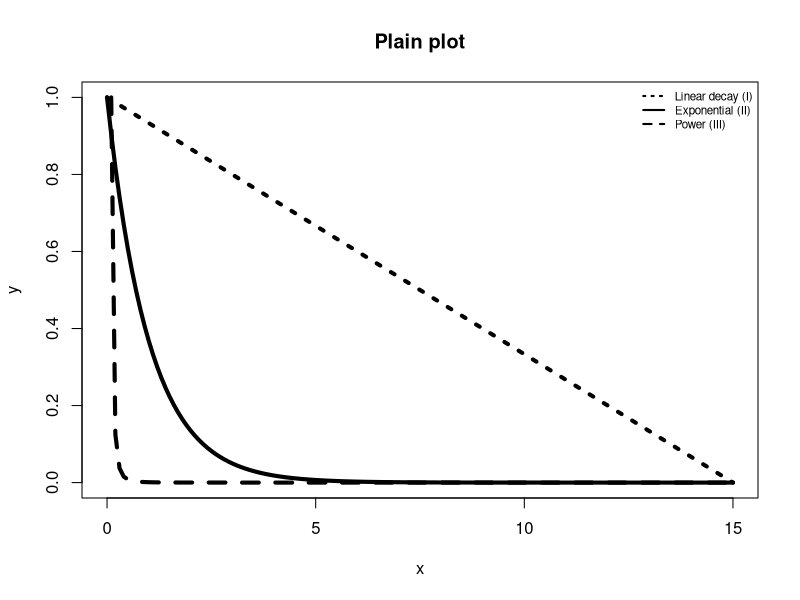
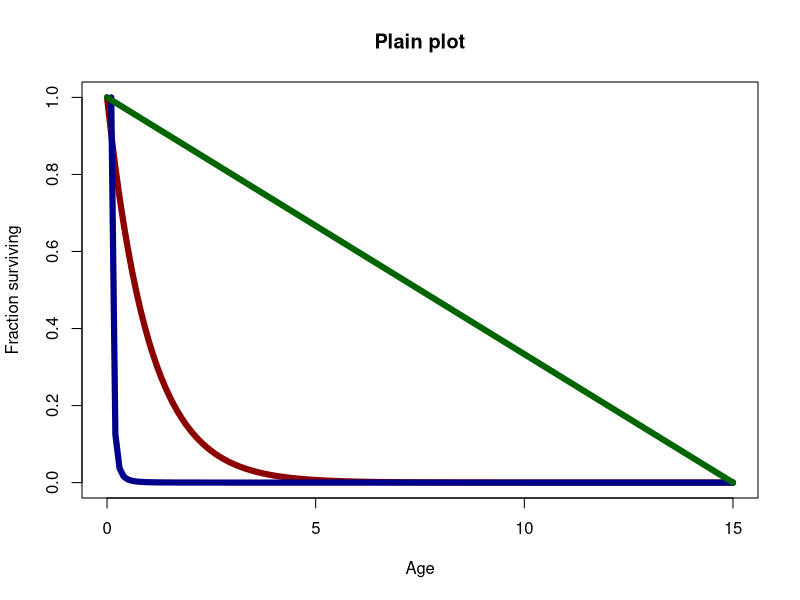
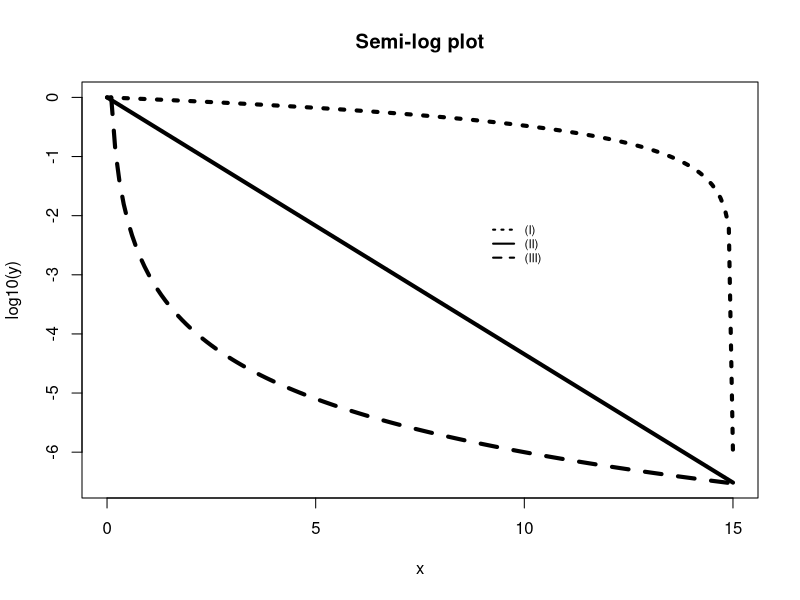
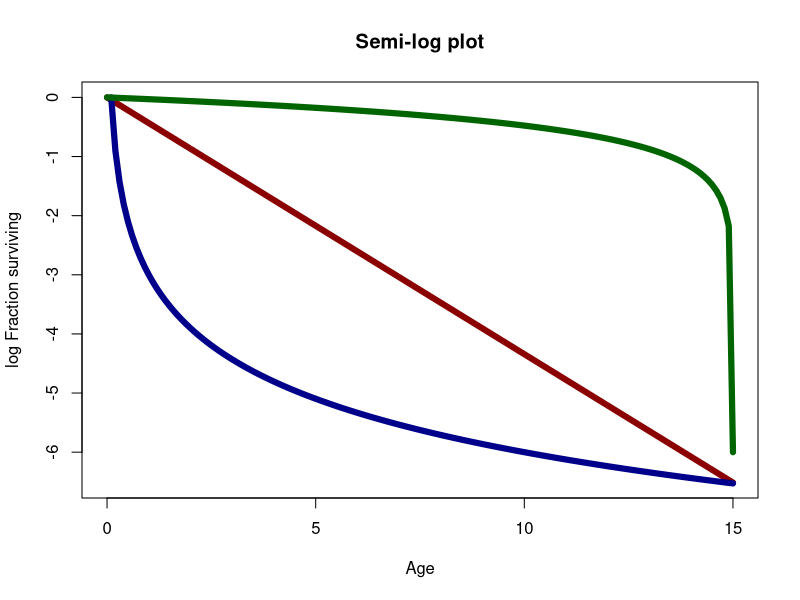
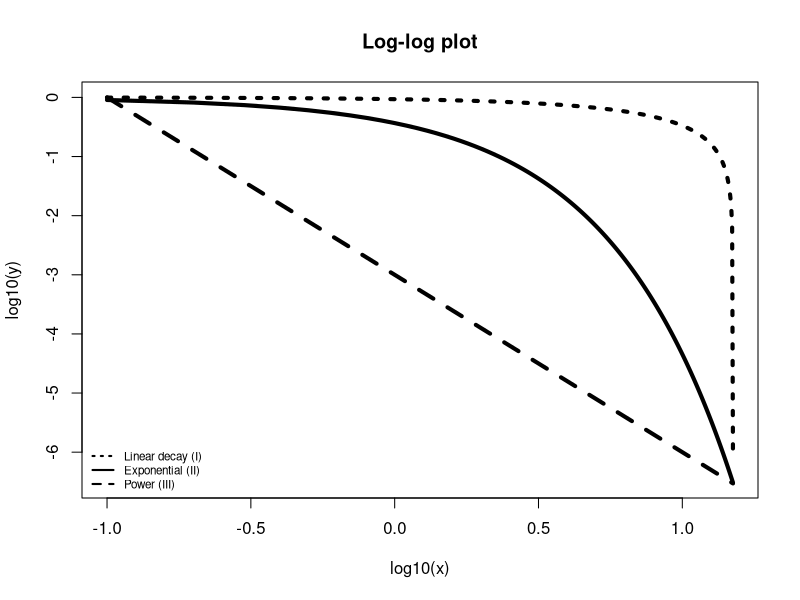
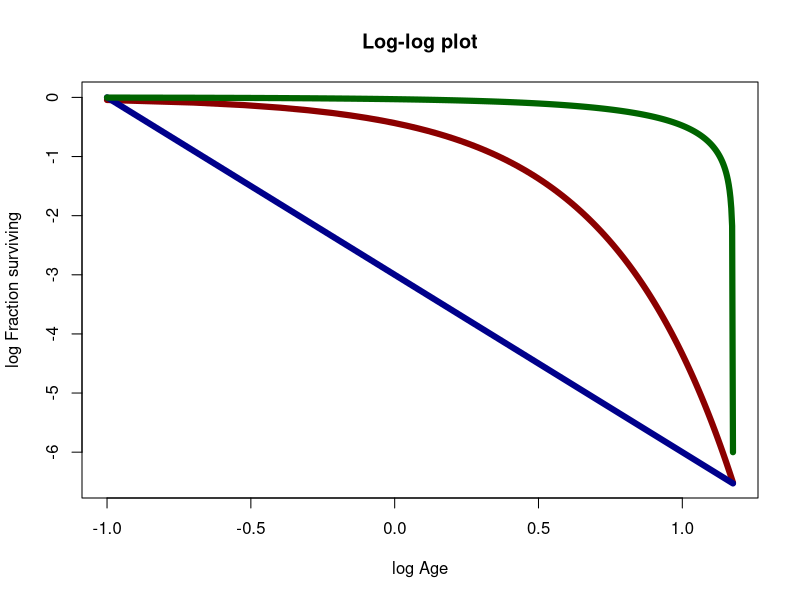
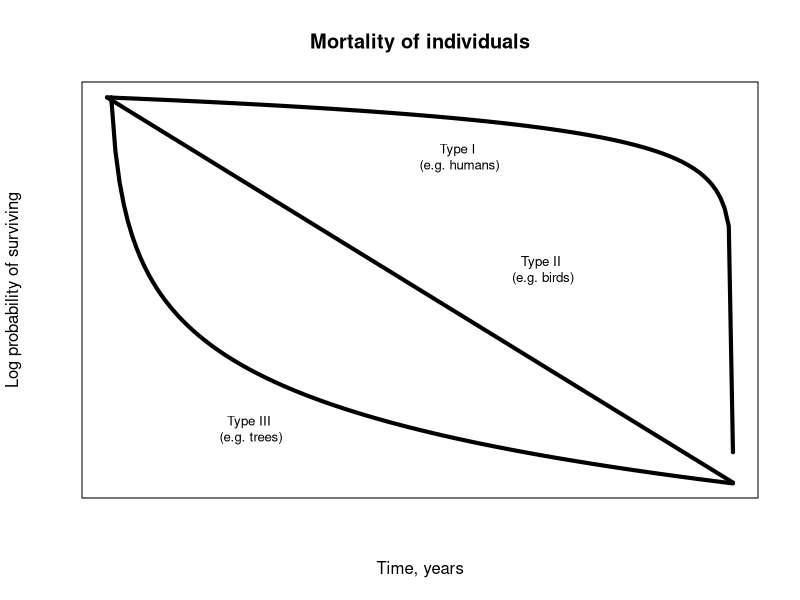
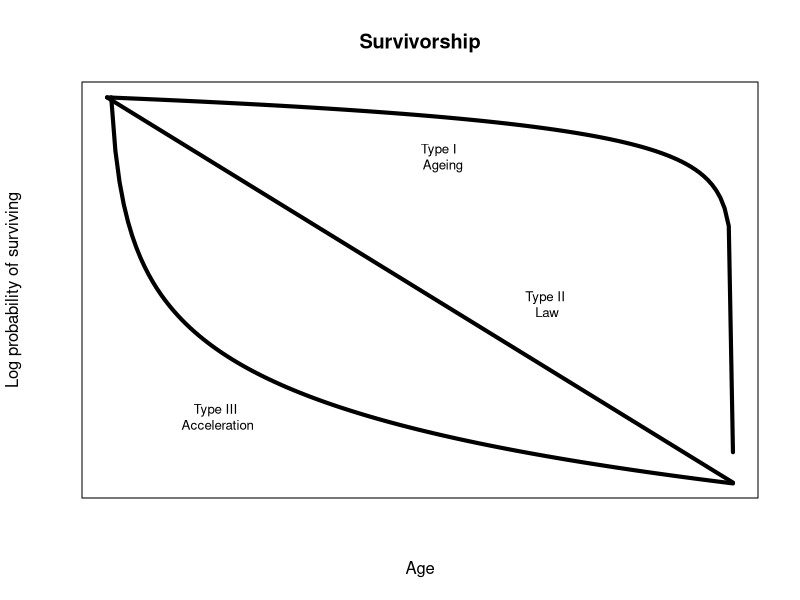

These charts were generated, in order, by the following R code:
# 2023 08 11 I.Zliobaite
# toy survival

x <- seq(0,15,0.1)

lambda <- 1
a <- 0.001
c <- 3
k <- 0.0666666

y <- exp(-lambda*x)
y2 <- a*x^(-c)
y3 <- -k*x + 1

ll <- 4
wd <- 3.5
ht <- 4

pdf('fig_models_plain.pdf',width = wd,height = ht)
plot(x,y,type='l',lwd=ll,ylim = c(0,1), main = 'Plain plot')
points(x,y2,type='l',lwd=ll,lty=2)
points(x,y3,type='l',lwd=ll, lty=3)
legend('topright',c('Linear decay (I)','Exponential (II)','Power (III)'),lty = c(3,1,2),lwd=2,bty = "n",cex=0.7)
dev.off()

pdf('fig_models_plain_col.pdf',width = wd,height = ht)
plot(x,y,type='l',lwd=ll+2,ylim = c(0,1), main = 'Plain plot',col='darkred',xlab = 'Age',ylab = 'Fraction surviving')
points(x,y2,type='l',lwd=ll+2,col='darkblue')
points(x,y3,type='l',lwd=ll+2, col='darkgreen')
#legend('topright',c('Linear decay (I)','Exponential (II)','Power (III)'),lty = c(3,1,2),lwd=2,bty = "n",cex=0.7)
dev.off()


pdf('fig_models_semilog.pdf',width = wd,height = ht)
plot(x,log10(y),type='l',lwd=ll, main = 'Semi-log plot')
points(x,log10(y2),type='l',lwd=ll,lty=2)
points(x,log10(y3),type='l',lwd=ll,lty=3)
legend(9,-2,c('(I)','(II)','(III)'),lty = c(3,1,2),lwd=2,bty = "n",cex=0.7)
dev.off()

pdf('fig_models_semilog_col.pdf',width = wd,height = ht)
plot(x,log10(y),type='l',lwd=ll+2, main = 'Semi-log plot',col='darkred',xlab = 'Age',ylab = 'log Fraction surviving')
points(x,log10(y2),type='l',lwd=ll+2,col='darkblue')
points(x,log10(y3),type='l',lwd=ll+2,col='darkgreen')
#legend(9,-2,c('(I)','(II)','(III)'),lty = c(3,1,2),lwd=2,bty = "n",cex=0.7)
dev.off()


pdf('fig_models_loglog.pdf',width = wd,height = ht)
plot(log10(x),log10(y),type='l',lwd=ll, main = "Log-log plot")
points(log10(x),log10(y2),type='l',lwd=ll,lty=2)
points(log10(x),log10(y3),type='l',lwd=ll,lty=3)
legend('bottomleft',c('Linear decay (I)','Exponential (II)','Power (III)'),lty = c(3,1,2),lwd=2,bty = "n",cex=0.7)
dev.off()

pdf('fig_models_loglog_col.pdf',width = wd,height = ht)
plot(log10(x),log10(y),type='l',lwd=ll+2, main = "Log-log plot",col='darkred',xlab = 'log Age',ylab = 'log Fraction surviving')
points(log10(x),log10(y2),type='l',lwd=ll+2,col='darkblue')
points(log10(x),log10(y3),type='l',lwd=ll+2,col='darkgreen')
#legend('bottomleft',c('Linear decay (I)','Exponential (II)','Power (III)'),lty = c(3,1,2),lwd=2,bty = "n",cex=0.7)
dev.off()


pdf('fig_survivorship_individuals.pdf',width = wd,height = ht)
plot(x,log10(y),type='l',lwd=ll, main = 'Mortality of individuals',xaxt='n',yaxt='n',xlab = 'Time, years', ylab = 'Log probability of surviving')
points(x,log10(y2),type='l',lwd=ll)
points(x,log10(y3),type='l',lwd=ll)
text(8.4,-1,'Type I\n (e.g. humans)',bty = "n",cex=0.8)
text(10.4,-2.9,'Type II\n (e.g. birds)',bty = "n",cex=0.8)
text(3.4,-5.6,'Type III\n (e.g. trees)',bty = "n",cex=0.8)
dev.off()

pdf('fig_survivorship_species.pdf',width = wd,height = ht)
plot(x,log10(y),type='l',lwd=ll, main = 'Survivorship',xaxt='n',yaxt='n',xlab = 'Age', ylab = 'Log probability of surviving')
points(x,log10(y2),type='l',lwd=ll)
points(x,log10(y3),type='l',lwd=ll)
text(8,-1,'Type I \n Ageing',bty = "n",cex=0.8)
text(10.5,-3.5,"Type II\n Law",bty = "n",cex=0.8)
text(2.6,-5.4,'Type III\n Acceleration',bty = "n",cex=0.8)
dev.off()

pdf('fig_expansion_species.pdf',width = wd,height = ht)
plot(x,log10(y),type='l',lwd=ll, main = 'Expansion in space',xaxt='n',yaxt='n',xlab = 'Range size', ylab = 'Log probability of expansion')
points(x,log10(y2),type='l',lwd=ll)
points(x,log10(y3),type='l',lwd=ll)
text(8,-1,'Type I\n Slowdown',bty = "n",cex=0.8)
text(10.9,-3,"Type II\n Constant\n expansion",bty = "n",cex=0.8)
text(4,-5.8,'Type III\n Rich get richer',bty = "n",cex=0.8)
dev.off()


#experiment log-normal
n <- 1000
yy <- rnorm(n, mean=0, sd=1)
xx <- exp(yy)
xx <- sort(xx)
dd <- c()
for (sk in 1:(n-1)){
  dd <- rbind(dd,c(xx[sk],(n-sk)/n))
}
dd <- cbind(dd,log10(sqrt(dd[,2])))
dd <- as.data.frame(dd)

fit_dd <- lm(V3 ~ V1,data = dd)


pdf('fig_lognormal.pdf',width = wd,height = ht)
plot(dd[,1],dd[,3],type='l')
abline(fit_dd)
dev.off()


